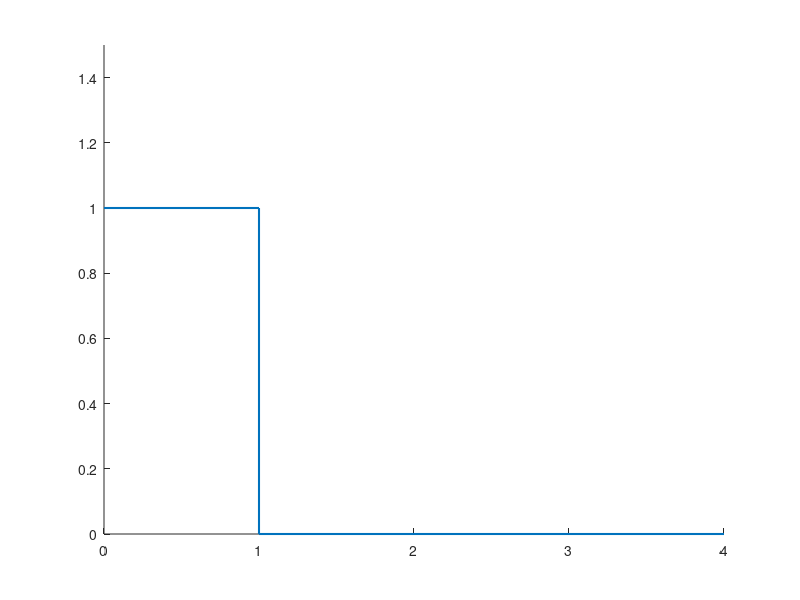

Write MATLAB code to recreate this figure. (Note: this script raises an error after producing the figure.)
function fig1_23

% FIGURE 1.23: Impulse response of zero-order hold

clc
clear
fprintf ('Figure 1.23: Impulse respose of zero-order hold\n\n')

% Plot impulse response)

figure
hold on
t = [ 0 1 1 2 3 4];
h_a = [1 1 0 0 0 0];
plot(t,h_a,'LineWidth',1.5)
axis([0 4 0 1.5])
f_labels ('Zero-order hold ','{\itt/T}','{\ith_a(t)}')
box on
f_wait
